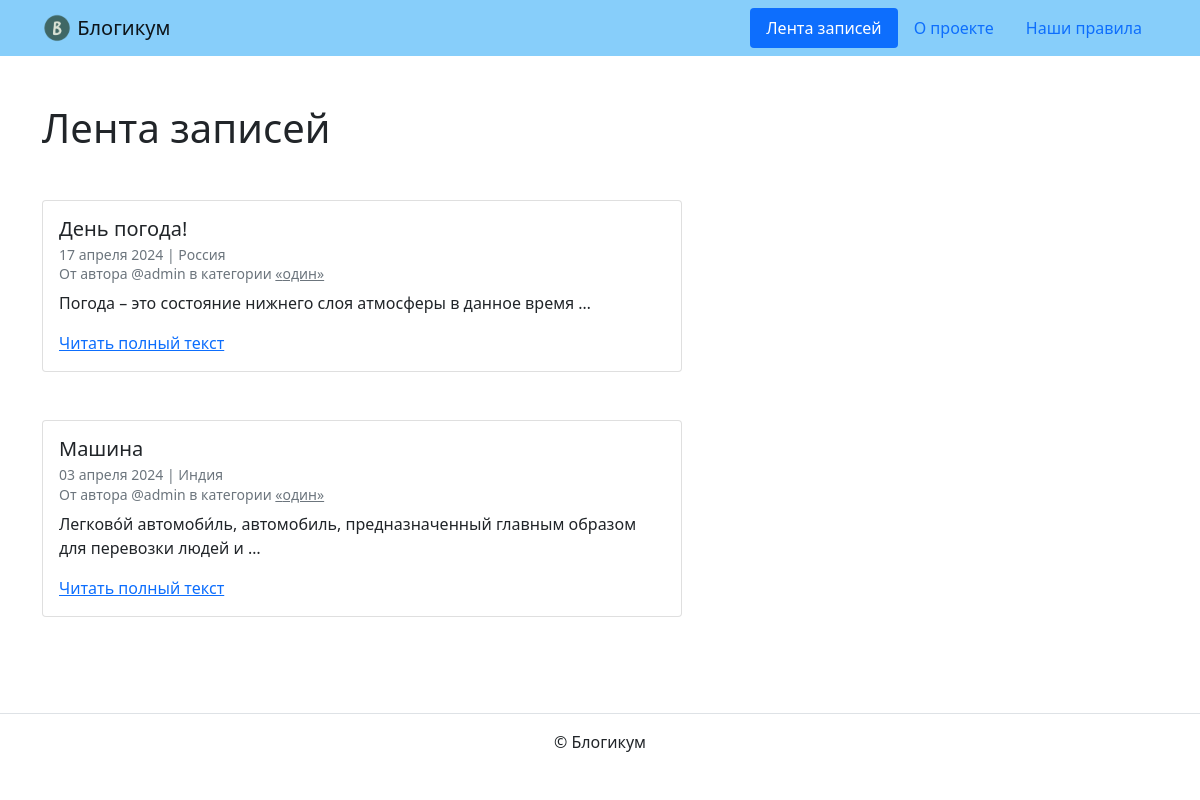
The page / on the database its author committed.
### blog/models.py (models this page shows, shortened)
class PublishedModel(models.Model):
    is_published = models.BooleanField(default=True,
                                       verbose_name='Опубликовано',
                                       help_text=(
                                           'Снимите галочку, '
                                           'чтобы скрыть публикацию.'
                                       ))
    created_at = models.DateTimeField(auto_now_add=True,
                                      verbose_name='Добавлено')
    class Meta:
        abstract = True

class Post(PublishedModel):
    title = models.CharField(max_length=MAX_TITLE_LENGTH,
                             verbose_name='Заголовок')
    text = models.TextField(verbose_name='Текст')
    pub_date = models.DateTimeField(verbose_name='Дата и время публикации',
                                    help_text=(
                                        'Если установить дату и время '
                                        'в будущем — можно делать '
                                        'отложенные публикации.'
                                    ))
    author = models.ForeignKey(User,
                               on_delete=models.CASCADE,
                               verbose_name='Автор публикации')
    location = models.ForeignKey(Location,
                                 on_delete=models.SET_NULL,
                                 null=True,
                                 verbose_name='Местоположение')
    category = models.ForeignKey(Category,
                                 on_delete=models.SET_NULL,
                                 null=True,
                                 verbose_name='Категория')
    class Meta:
        verbose_name = 'публикация'
        verbose_name_plural = 'Публикации'

class Location(PublishedModel):
    name = models.CharField(max_length=MAX_TITLE_LENGTH,
                            verbose_name='Название места')
    class Meta:
        verbose_name = 'местоположение'
        verbose_name_plural = 'Местоположения'

class Category(PublishedModel):
    title = models.CharField(max_length=MAX_TITLE_LENGTH,
                             verbose_name='Заголовок')
    description = models.TextField(verbose_name='Описание')
    slug = models.SlugField(unique=True,
                            verbose_name='Идентификатор',
                            help_text=(
                                'Идентификатор страницы для URL; '
                                'разрешены символы латиницы, '
                                'цифры, дефис и подчёркивание.'
                            ))
    class Meta:
        verbose_name = 'категория'
        verbose_name_plural = 'Категории'

### blog/views.py (the view)
# urls.py: path('', views.index, name='index'),
def index(request):
    post_list = get_published_posts()[:5]
    return render(request, 'blog/index.html', {'post_list': post_list})

### blog/utils.py (called while the page is built)
def get_published_posts():
    return Post.objects.filter(
        pub_date__lte=timezone.now(),
        is_published=True,
        category__is_published=True
    ).order_by('-pub_date')

### templates/blog/index.html (shortened to what this page needs)
{% extends "base.html" %}
{% block content %}
  <h1 class="mb-5">Лента записей</h1>
  {% for post in post_list %}
    <article class="mb-5">
      {% include "includes/post_card.html" %}
    </article>
  {% endfor %}
{% endblock %}

### templates/base.html (shortened to what this page needs)
{% load static %}
<!DOCTYPE html>
<html lang="ru">
  <head>
    <link rel="stylesheet" href="{% static 'css/bootstrap.min.css' %}">
  </head>
  <body>
    {% include "includes/header.html" %}
    <main>
      <div class="container py-5">
      {% block content %}{% endblock %}
      </div>
    </main>
    {% include "includes/footer.html" %}
  </body>
</html>

### templates/includes/header.html
{% load static %}
<header>
  <nav class="navbar navbar-light" style="background-color: lightskyblue">
    <div class="container">
      <a class="navbar-brand" href="{% url 'blog:index' %}">
        <img src="{% static 'img/logo.png' %}" width="30" height="30" class="d-inline-block align-top" alt="">
        Блогикум
      </a>
      {% with request.resolver_match.view_name as view_name %}
        <ul class="nav  nav-pills">
          <li class="nav-item">
            <a class="nav-link {% if view_name == 'blog:index' %} active {% endif %}" href="{% url 'blog:index' %}">
              Лента записей
            </a>
          </li>
          <li class="nav-item">
            <a class="nav-link {% if view_name == 'pages:about' %} active {% endif %}" href="{% url 'pages:about' %}">
              О проекте
            </a>
          </li>
          <li class="nav-item">
            <a class="nav-link {% if view_name == 'pages:rules' %} active {% endif %}" href="{% url 'pages:rules' %}">
              Наши правила
            </a>
          </li>
        </ul>
      {% endwith %}
    </div>
  </nav>
</header>

### templates/includes/post_card.html
<div class="card" style="width: 40rem;">
  <div class="card-body">
    <h5 class="card-title">{{ post.title }}</h5>
    <h6 class="card-subtitle mb-2 text-muted">
      <small>
        {{ post.pub_date|date:"d E Y" }} | {% if post.location and post.location.is_published %}{{ post.location.name }}{% else %}Планета Земля{% endif %}<br>
        От автора @{{ post.author.username }} в категории {% include "includes/category_link.html" %}
      </small>
    </h6>
    <p class="card-text">{{ post.text|truncatewords:10 }}</p>
    <a href="{% url 'blog:post_detail' post.id %}" class="card-link">Читать полный текст</a>
  </div>
</div>

### templates/includes/category_link.html
<a class="text-muted" href="{% url 'blog:category_posts' post.category.slug %}">
  «{{ post.category.title }}»
</a>

### templates/includes/footer.html
<footer class="border-top text-center py-3">
  <p>© Блогикум</p>
</footer>

### rows shown on the page
Post: title "День погода!", pub_date "17 апреля 2024", location.name "Россия", author.username "admin", category "один", text "Погода – это состояние нижнего слоя атмосферы в данное время …"
Post: title "Машина", pub_date "03 апреля 2024", location.name "Индия", author.username "admin", category "один", text "Легково́й автомоби́ль, автомобиль, предназначенный главным образом для перевозки людей и …"
